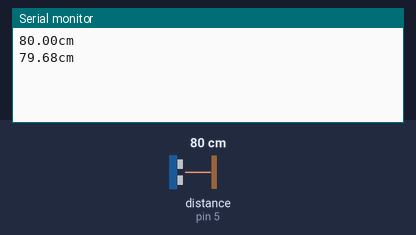
This sketch was run on a simulated Arduino Uno, built with avr-gcc and run on an emulated ATmega328P. Shown: the last lines printed to the serial monitor. Wiring (inferred from the names in the program): ultrasonic range finder: trigger pin 9; echo pin 5. Inputs (shaded band) come from the test bench; at power-on: distance to the obstacle (sensor on pin 5) 80 cm. The echo pulse lasts 58.3 µs per cm.

Above: at 1.8 s.
1.9 s: distance to the obstacle (sensor on pin 5) set to 2 cm
At 2.8 s:
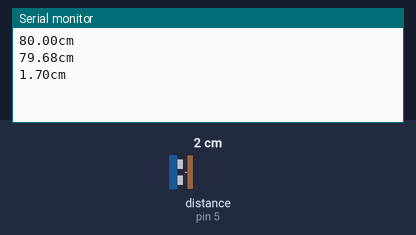
3.4 s: distance to the obstacle (sensor on pin 5) set to 4 cm
At 4.8 s:
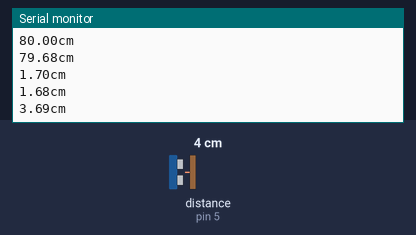
Timing chart, 0 to 6.4 s (numbered marks = the images above; inputs shaded):
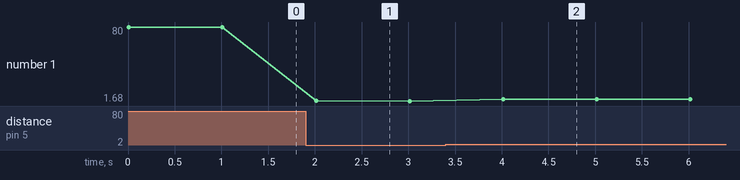

Measured:
- after the input at 1.9 s, the serial monitor: prints a new line after 0.11 s (image 1)
- after the input at 3.4 s, the serial monitor: prints a new line after 0.61 s (image 2)
- plotted number 1: 79.68 → 1.68 after the input at 1.9 s, 1.68 → 3.69 after the input at 3.4 s

The sketch:

sketch_apr29b_Exercise_2.ino
```cpp
int TRIG = 9;
int ECHO = 5;
float TIME;
float DISTANCE;

void setup() {
  pinMode(TRIG,OUTPUT);
   pinMode(ECHO,INPUT);
   Serial.begin(9600);

}

void loop() {

  digitalWrite(TRIG, LOW);
  delayMicroseconds (2);
  digitalWrite(TRIG, HIGH);
  delayMicroseconds(10);
  digitalWrite(TRIG, LOW);

  TIME = pulseIn(ECHO,HIGH);

  DISTANCE = (TIME*0.0343)/2;

  Serial.print(DISTANCE);
  Serial.println("cm");
  delay(1000);


}
```
